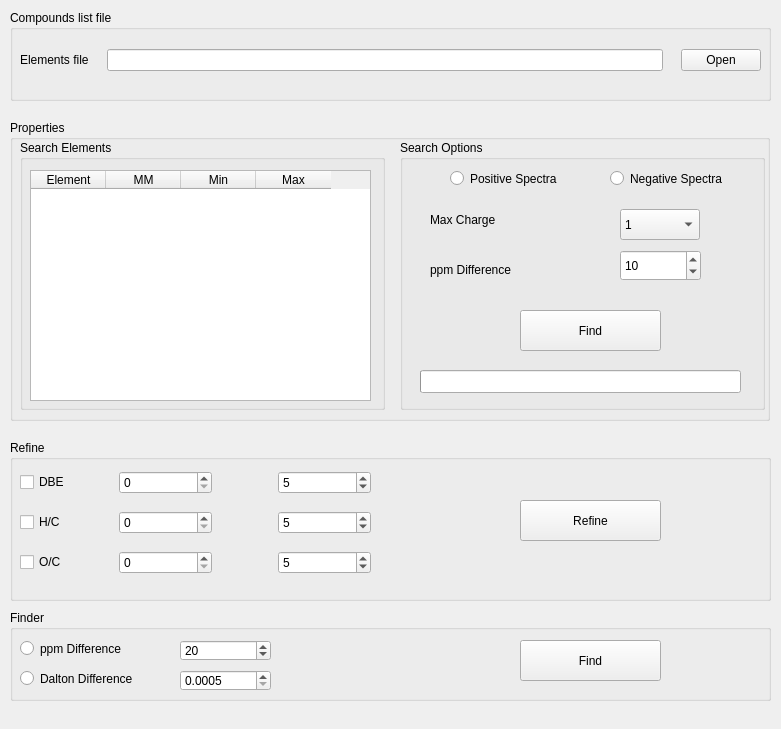
<?xml version="1.0" encoding="UTF-8"?>
<ui version="4.0">
 <class>MainWindow</class>
 <widget class="QMainWindow" name="MainWindow">
  <property name="geometry">
   <rect>
    <x>0</x>
    <y>0</y>
    <width>781</width>
    <height>729</height>
   </rect>
  </property>
  <property name="windowTitle">
   <string>MainWindow</string>
  </property>
  <widget class="QWidget" name="centralwidget">
   <widget class="QGroupBox" name="groupBox_2">
    <property name="geometry">
     <rect>
      <x>10</x>
      <y>120</y>
      <width>760</width>
      <height>301</height>
     </rect>
    </property>
    <property name="title">
     <string>Properties</string>
    </property>
    <widget class="QGroupBox" name="gBox_Option">
     <property name="geometry">
      <rect>
       <x>390</x>
       <y>20</y>
       <width>365</width>
       <height>270</height>
      </rect>
     </property>
     <property name="title">
      <string>Search Options</string>
     </property>
     <widget class="QRadioButton" name="Pos_RBtn">
      <property name="geometry">
       <rect>
        <x>50</x>
        <y>30</y>
        <width>141</width>
        <height>17</height>
       </rect>
      </property>
      <property name="text">
       <string>Positive Spectra</string>
      </property>
     </widget>
     <widget class="QRadioButton" name="Neg_RBtn">
      <property name="geometry">
       <rect>
        <x>210</x>
        <y>30</y>
        <width>141</width>
        <height>17</height>
       </rect>
      </property>
      <property name="layoutDirection">
       <enum>Qt::LeftToRight</enum>
      </property>
      <property name="autoFillBackground">
       <bool>false</bool>
      </property>
      <property name="text">
       <string>Negative Spectra</string>
      </property>
     </widget>
     <widget class="QSpinBox" name="ppm_SPbox">
      <property name="geometry">
       <rect>
        <x>220</x>
        <y>110</y>
        <width>81</width>
        <height>31</height>
       </rect>
      </property>
      <property name="value">
       <number>10</number>
      </property>
     </widget>
     <widget class="QPushButton" name="Search_btn">
      <property name="geometry">
       <rect>
        <x>120</x>
        <y>170</y>
        <width>141</width>
        <height>41</height>
       </rect>
      </property>
      <property name="text">
       <string>Find</string>
      </property>
     </widget>
     <widget class="QComboBox" name="charge_cBox">
      <property name="geometry">
       <rect>
        <x>220</x>
        <y>69</y>
        <width>80</width>
        <height>31</height>
       </rect>
      </property>
      <property name="currentIndex">
       <number>0</number>
      </property>
      <property name="maxCount">
       <number>5</number>
      </property>
      <item>
       <property name="text">
        <string>1</string>
       </property>
      </item>
      <item>
       <property name="text">
        <string>2</string>
       </property>
      </item>
      <item>
       <property name="text">
        <string>3</string>
       </property>
      </item>
      <item>
       <property name="text">
        <string>4</string>
       </property>
      </item>
      <item>
       <property name="text">
        <string>5</string>
       </property>
      </item>
     </widget>
     <widget class="QLabel" name="label">
      <property name="geometry">
       <rect>
        <x>30</x>
        <y>70</y>
        <width>101</width>
        <height>20</height>
       </rect>
      </property>
      <property name="text">
       <string>Max Charge</string>
      </property>
     </widget>
     <widget class="QLabel" name="label_2">
      <property name="geometry">
       <rect>
        <x>30</x>
        <y>120</y>
        <width>101</width>
        <height>20</height>
       </rect>
      </property>
      <property name="text">
       <string>ppm Difference</string>
      </property>
     </widget>
     <widget class="QProgressBar" name="progressBar">
      <property name="geometry">
       <rect>
        <x>20</x>
        <y>230</y>
        <width>321</width>
        <height>23</height>
       </rect>
      </property>
      <property name="value">
       <number>0</number>
      </property>
      <property name="textVisible">
       <bool>false</bool>
      </property>
     </widget>
    </widget>
    <widget class="QGroupBox" name="groupBox_4">
     <property name="geometry">
      <rect>
       <x>10</x>
       <y>20</y>
       <width>365</width>
       <height>270</height>
      </rect>
     </property>
     <property name="title">
      <string>Search Elements</string>
     </property>
     <widget class="QTableWidget" name="tableWidget">
      <property name="geometry">
       <rect>
        <x>10</x>
        <y>30</y>
        <width>341</width>
        <height>231</height>
       </rect>
      </property>
      <property name="autoFillBackground">
       <bool>false</bool>
      </property>
      <attribute name="horizontalHeaderCascadingSectionResizes">
       <bool>false</bool>
      </attribute>
      <attribute name="horizontalHeaderDefaultSectionSize">
       <number>75</number>
      </attribute>
      <attribute name="horizontalHeaderStretchLastSection">
       <bool>false</bool>
      </attribute>
      <attribute name="verticalHeaderStretchLastSection">
       <bool>false</bool>
      </attribute>
      <column>
       <property name="text">
        <string>Element</string>
       </property>
      </column>
      <column>
       <property name="text">
        <string>MM</string>
       </property>
      </column>
      <column>
       <property name="text">
        <string>Min</string>
       </property>
      </column>
      <column>
       <property name="text">
        <string>Max</string>
       </property>
      </column>
     </widget>
    </widget>
   </widget>
   <widget class="QGroupBox" name="gBox_SearchMethod">
    <property name="geometry">
     <rect>
      <x>10</x>
      <y>10</y>
      <width>761</width>
      <height>91</height>
     </rect>
    </property>
    <property name="title">
     <string>Compounds list file</string>
    </property>
    <property name="flat">
     <bool>false</bool>
    </property>
    <property name="checkable">
     <bool>false</bool>
    </property>
    <widget class="QWidget" name="gridLayoutWidget_4">
     <property name="geometry">
      <rect>
       <x>10</x>
       <y>20</y>
       <width>741</width>
       <height>61</height>
      </rect>
     </property>
     <layout class="QGridLayout" name="files_selectro_Layout_3">
      <property name="bottomMargin">
       <number>0</number>
      </property>
      <property name="horizontalSpacing">
       <number>18</number>
      </property>
      <property name="verticalSpacing">
       <number>6</number>
      </property>
      <item row="0" column="2">
       <widget class="QPushButton" name="EC_Open_btn">
        <property name="text">
         <string>Open</string>
        </property>
       </widget>
      </item>
      <item row="0" column="1">
       <widget class="QLineEdit" name="EC_line"/>
      </item>
      <item row="0" column="0">
       <widget class="QLabel" name="EC_label">
        <property name="text">
         <string>Elements file</string>
        </property>
       </widget>
      </item>
     </layout>
    </widget>
   </widget>
   <widget class="QGroupBox" name="groupBox_6">
    <property name="geometry">
     <rect>
      <x>10</x>
      <y>440</y>
      <width>761</width>
      <height>161</height>
     </rect>
    </property>
    <property name="title">
     <string>Refine</string>
    </property>
    <widget class="QWidget" name="gridLayoutWidget">
     <property name="geometry">
      <rect>
       <x>10</x>
       <y>20</y>
       <width>351</width>
       <height>126</height>
      </rect>
     </property>
     <layout class="QGridLayout" name="gridLayout">
      <item row="0" column="0">
       <widget class="QCheckBox" name="DBE_CBox">
        <property name="text">
         <string>DBE </string>
        </property>
       </widget>
      </item>
      <item row="2" column="3">
       <widget class="QSpinBox" name="OC_max_SBox">
        <property name="value">
         <number>5</number>
        </property>
       </widget>
      </item>
      <item row="0" column="1">
       <widget class="QSpinBox" name="DBE_min_SBox">
        <property name="frame">
         <bool>true</bool>
        </property>
        <property name="value">
         <number>0</number>
        </property>
       </widget>
      </item>
      <item row="0" column="3">
       <widget class="QSpinBox" name="DBE_max_SBox">
        <property name="value">
         <number>5</number>
        </property>
       </widget>
      </item>
      <item row="1" column="1">
       <widget class="QSpinBox" name="HC_min_SBox">
        <property name="value">
         <number>0</number>
        </property>
       </widget>
      </item>
      <item row="1" column="3">
       <widget class="QSpinBox" name="HC_max_SBox">
        <property name="value">
         <number>5</number>
        </property>
       </widget>
      </item>
      <item row="2" column="1">
       <widget class="QSpinBox" name="OC_min_SBox">
        <property name="value">
         <number>0</number>
        </property>
       </widget>
      </item>
      <item row="2" column="0">
       <widget class="QCheckBox" name="OC_CBox">
        <property name="text">
         <string>O/C</string>
        </property>
       </widget>
      </item>
      <item row="1" column="0">
       <widget class="QCheckBox" name="HC_CBox">
        <property name="text">
         <string>H/C</string>
        </property>
       </widget>
      </item>
      <item row="0" column="2">
       <spacer name="horizontalSpacer">
        <property name="orientation">
         <enum>Qt::Horizontal</enum>
        </property>
        <property name="sizeType">
         <enum>QSizePolicy::Fixed</enum>
        </property>
        <property name="sizeHint" stdset="0">
         <size>
          <width>60</width>
          <height>20</height>
         </size>
        </property>
       </spacer>
      </item>
     </layout>
    </widget>
    <widget class="QPushButton" name="Refine_btn">
     <property name="geometry">
      <rect>
       <x>510</x>
       <y>60</y>
       <width>141</width>
       <height>41</height>
      </rect>
     </property>
     <property name="text">
      <string>Refine</string>
     </property>
    </widget>
   </widget>
   <widget class="QGroupBox" name="groupBox_3">
    <property name="geometry">
     <rect>
      <x>10</x>
      <y>610</y>
      <width>761</width>
      <height>91</height>
     </rect>
    </property>
    <property name="title">
     <string>Finder</string>
    </property>
    <widget class="QPushButton" name="Isofind_btn">
     <property name="geometry">
      <rect>
       <x>510</x>
       <y>30</y>
       <width>141</width>
       <height>41</height>
      </rect>
     </property>
     <property name="text">
      <string>Find</string>
     </property>
    </widget>
    <widget class="QDoubleSpinBox" name="dalton_spinbox">
     <property name="geometry">
      <rect>
       <x>170</x>
       <y>60</y>
       <width>91</width>
       <height>21</height>
      </rect>
     </property>
     <property name="decimals">
      <number>4</number>
     </property>
     <property name="minimum">
      <double>0.000500000000000</double>
     </property>
     <property name="singleStep">
      <double>0.000100000000000</double>
     </property>
    </widget>
    <widget class="QSpinBox" name="ppm_spinbox">
     <property name="geometry">
      <rect>
       <x>170</x>
       <y>30</y>
       <width>91</width>
       <height>21</height>
      </rect>
     </property>
     <property name="value">
      <number>20</number>
     </property>
    </widget>
    <widget class="QRadioButton" name="ppm_radio">
     <property name="geometry">
      <rect>
       <x>10</x>
       <y>30</y>
       <width>141</width>
       <height>17</height>
      </rect>
     </property>
     <property name="text">
      <string>ppm Difference</string>
     </property>
    </widget>
    <widget class="QRadioButton" name="dalton_radio">
     <property name="geometry">
      <rect>
       <x>10</x>
       <y>60</y>
       <width>151</width>
       <height>17</height>
      </rect>
     </property>
     <property name="text">
      <string>Dalton Difference</string>
     </property>
    </widget>
   </widget>
  </widget>
 </widget>
 <resources/>
 <connections/>
</ui>
